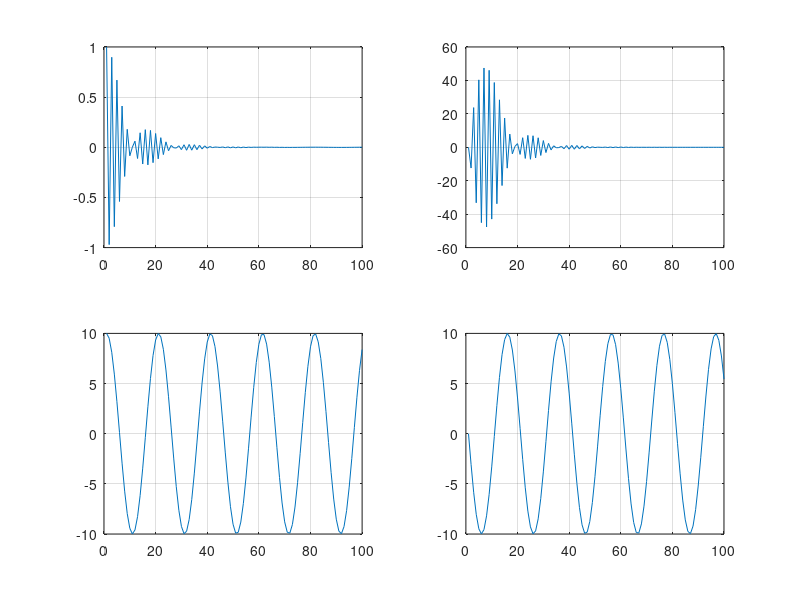

Reproduce this figure in MATLAB.
% =========================================================================
% This is FEM Matlab code for dynamic analysis by direction intergration:
% (1) Generalized-alpha method, numerical dissipation controlled by user;
% (2) Two degree of freedom model ;  
% (3) Reference to J.Chung G.M. Hulbert paper 1993 ;  
% -------------------------------------------------------------------------
% By Jia Luo, 2023 May. 5th.
% =========================================================================
clear all; clc;

% Setup the alpha parameters;
% Central difference: beta = 0, gamma = 0.5
% Trapezoidal: beta = 0.25, gamma = 0.5
% Damped Newmark: beta = 0.3025, gamma = 0.6

rho_inf = 0.8;

alpha_m = 0.5 * (3 - rho_inf ) / (1 + rho_inf );
alpha_f = 1 / (rho_inf + 1);
gamma = 0.5 - alpha_f + alpha_m;

%gamma = 0.5 - alpha_m + alpha_f;

%beta  = 0.25 *(1 - alpha_m + alpha_f)^2;



% beta = 0;
% gamma = 0.5;

% beta = 0.25;
% gamma = 0.5;

% beta = 0.3025;
% gamma = 0.6;

m1 = 1.0;
m2 = 1.0;

k1 = 1.0e4;
k2 = 1.0;

% stiffness and mass matrix
M = [m1, 0.0; 0.0, m2];
K = [(k1 + k2), -k2; -k2, k2];

% initial condition
d0 = [ 1 ; 10];
v0 = [ 0 ; 0];

% determine the natrual frequencies
lambda = eig(K, M);
omega = sqrt(lambda);

T1 = 2 * pi / omega(1);
T2 = 2 * pi / omega(2);

dt = T1 / 20;
% dt = T2 / pi ;
% dt = 0.018;
T_period = 5 * T1;

N = ceil(T_period / dt);

%initial acceleration
a0 = M \ (-K * d0);

% allocate solutions
v = zeros(2, N+1);
d = v;
dot_d = v;
dot_v = v;

v(:,1) = v0;
d(:,1) = d0;

dot_v(:,1) = a0;
dot_d(:,1) = v0;

% LEFT, effecive mass matrix; 
LEFT = alpha_m * M + alpha_f^2 * gamma^2 * dt^2 * ( 1 / alpha_m) * K;

for n = 2 : N + 1
    % Predictors, (9.1.7),(9.1.8) of linear FEM book;
    d_tilde = d(:,n-1) + (1 - gamma) * dt * dot_d(:,n-1);
    v_tilde = v(:,n-1) + (1 - gamma) * dt * dot_v(:,n-1);

    % RIGHT, effecive load at time tn;
    RIGHT = -(1- alpha_m) * M * dot_v(:,n-1) - (1 - alpha_f ) * K * d(:,n-1) ...
        -alpha_f * K * d_tilde + alpha_f * gamma * dt * ( 1.0 / alpha_m) * K...
        * (-(1- alpha_f) * v(:,n-1) - alpha_f * v_tilde + (1 - alpha_m) * dot_d(:,n-1) );
    % LDL decomposition;
    dot_v(:,n) = LEFT \ RIGHT;
    % update
    v(:,n) = v_tilde +  gamma * dt * dot_v(:,n);
    dot_d(:,n) = ( 1 / alpha_m) * ((1- alpha_f) * v(:,n-1) + alpha_f * v(:,n) - (1 - alpha_m) * dot_d(:,n-1));
    % Correctors;
    d(:,n) = d_tilde + gamma * dt * dot_d(:,n);   
end

% Postprocessing: Visualization

t = 1 : 1 : N;

subplot(2,2,1), plot(t, d(1,1:N)); grid on;
subplot(2,2,2), plot(t, v(1,1:N)); grid on;

subplot(2,2,3), plot(t, d(2,1:N)); grid on;
subplot(2,2,4), plot(t, v(2,1:N)); grid on;

%END